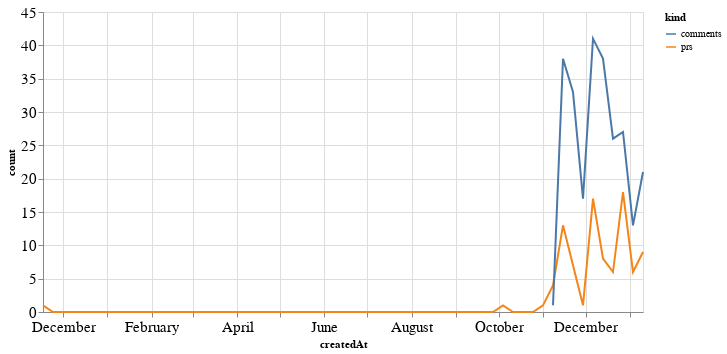

The notebook cell this image was saved under:
### Code cell
alt.Chart(total_time, width=600).mark_line().encode(
    x='createdAt',
    y='count',
    color='kind'
)

### Figure 1 — Vega-Lite specification as saved in the notebook (floating-point values rounded to 4 significant figures)
{"config": {"axisLeft": {"labelFontSize": 15}, "axisBottom": {"labelFontSize": 15}}, "data": {"name": "data-1ec12132703ed3424a2f66e76d62afad"}, "mark": "line", "encoding": {"color": {"type": "nominal", "field": "kind"}, "x": {"type": "temporal", "field": "createdAt"}, "y": {"type": "quantitative", "field": "count"}}, "width": 600, "$schema": "https://vega.github.io/schema/vega-lite/v4.8.1.json", "datasets": {"data-1ec12132703ed3424a2f66e76d62afad": [{"createdAt": "2019-11-17T00:00:00", "kind": "prs", "count": 1.0}, {"createdAt": "2019-11-24T00:00:00", "kind": "prs", "count": 0.0}, {"createdAt": "2019-12-01T00:00:00", "kind": "prs", "count": 0.0}, {"createdAt": "2019-12-08T00:00:00", "kind": "prs", "count": 0.0}, {"createdAt": "2019-12-15T00:00:00", "kind": "prs", "count": 0.0}, {"createdAt": "2019-12-22T00:00:00", "kind": "prs", "count": 0.0}, {"createdAt": "2019-12-29T00:00:00", "kind": "prs", "count": 0.0}, {"createdAt": "2020-01-05T00:00:00", "kind": "prs", "count": 0.0}, {"createdAt": "2020-01-12T00:00:00", "kind": "prs", "count": 0.0}, {"createdAt": "2020-01-19T00:00:00", "kind": "prs", "count": 0.0}, {"createdAt": "2020-01-26T00:00:00", "kind": "prs", "count": 0.0}, {"createdAt": "2020-02-02T00:00:00", "kind": "prs", "count": 0.0}, {"createdAt": "2020-02-09T00:00:00", "kind": "prs", "count": 0.0}, {"createdAt": "2020-02-16T00:00:00", "kind": "prs", "count": 0.0}, {"createdAt": "2020-02-23T00:00:00", "kind": "prs", "count": 0.0}, {"createdAt": "2020-03-01T00:00:00", "kind": "prs", "count": 0.0}, {"createdAt": "2020-03-08T00:00:00", "kind": "prs", "count": 0.0}, {"createdAt": "2020-03-15T00:00:00", "kind": "prs", "count": 0.0}, {"createdAt": "2020-03-22T00:00:00", "kind": "prs", "count": 0.0}, {"createdAt": "2020-03-29T00:00:00", "kind": "prs", "count": 0.0}, {"createdAt": "2020-04-05T00:00:00", "kind": "prs", "count": 0.0}, {"createdAt": "2020-04-12T00:00:00", "kind": "prs", "count": 0.0}, {"createdAt": "2020-04-19T00:00:00", "kind": "prs", "count": 0.0}, {"createdAt": "2020-04-26T00:00:00", "kind": "prs", "count": 0.0}, {"createdAt": "2020-05-03T00:00:00", "kind": "prs", "count": 0.0}, {"createdAt": "2020-05-10T00:00:00", "kind": "prs", "count": 0.0}, {"createdAt": "2020-05-17T00:00:00", "kind": "prs", "count": 0.0}, {"createdAt": "2020-05-24T00:00:00", "kind": "prs", "count": 0.0}, {"createdAt": "2020-05-31T00:00:00", "kind": "prs", "count": 0.0}, {"createdAt": "2020-06-07T00:00:00", "kind": "prs", "count": 0.0}, {"createdAt": "2020-06-14T00:00:00", "kind": "prs", "count": 0.0}, {"createdAt": "2020-06-21T00:00:00", "kind": "prs", "count": 0.0}, {"createdAt": "2020-06-28T00:00:00", "kind": "prs", "count": 0.0}, {"createdAt": "2020-07-05T00:00:00", "kind": "prs", "count": 0.0}, {"createdAt": "2020-07-12T00:00:00", "kind": "prs", "count": 0.0}, {"createdAt": "2020-07-19T00:00:00", "kind": "prs", "count": 0.0}, {"createdAt": "2020-07-26T00:00:00", "kind": "prs", "count": 0.0}, {"createdAt": "2020-08-02T00:00:00", "kind": "prs", "count": 0.0}, {"createdAt": "2020-08-09T00:00:00", "kind": "prs", "count": 0.0}, {"createdAt": "2020-08-16T00:00:00", "kind": "prs", "count": 0.0}, {"createdAt": "2020-08-23T00:00:00", "kind": "prs", "count": 0.0}, {"createdAt": "2020-08-30T00:00:00", "kind": "prs", "count": 0.0}, {"createdAt": "2020-09-06T00:00:00", "kind": "prs", "count": 0.0}, {"createdAt": "2020-09-13T00:00:00", "kind": "prs", "count": 0.0}, {"createdAt": "2020-09-20T00:00:00", "kind": "prs", "count": 0.0}, {"createdAt": "2020-09-27T00:00:00", "kind": "prs", "count": 0.0}, {"createdAt": "2020-10-04T00:00:00", "kind": "prs", "count": 1.0}, {"createdAt": "2020-10-11T00:00:00", "kind": "prs", "count": 0.0}, {"createdAt": "2020-10-18T00:00:00", "kind": "prs", "count": 0.0}, {"createdAt": "2020-10-25T00:00:00", "kind": "prs", "count": 0.0}, {"createdAt": "2020-11-01T00:00:00", "kind": "prs", "count": 1.0}, {"createdAt": "2020-11-08T00:00:00", "kind": "prs", "count": 4.0}, {"createdAt": "2020-11-15T00:00:00", "kind": "prs", "count": 13.0}, {"createdAt": "2020-11-22T00:00:00", "kind": "prs", "count": 7.0}, {"createdAt": "2020-11-29T00:00:00", "kind": "prs", "count": 1.0}, {"createdAt": "2020-12-06T00:00:00", "kind": "prs", "count": 17.0}, {"createdAt": "2020-12-13T00:00:00", "kind": "prs", "count": 8.0}, {"createdAt": "2020-12-20T00:00:00", "kind": "prs", "count": 6.0}, {"createdAt": "2020-12-27T00:00:00", "kind": "prs", "count": 18.0}, {"createdAt": "2021-01-03T00:00:00", "kind": "prs", "count": 6.0}, {"createdAt": "2021-01-10T00:00:00", "kind": "prs", "count": 9.0}, {"createdAt": "2019-11-17T00:00:00", "kind": "comments", "count": null}, {"createdAt": "2019-11-24T00:00:00", "kind": "comments", "count": null}, {"createdAt": "2019-12-01T00:00:00", "kind": "comments", "count": null}, {"createdAt": "2019-12-08T00:00:00", "kind": "comments", "count": null}, {"createdAt": "2019-12-15T00:00:00", "kind": "comments", "count": null}, {"createdAt": "2019-12-22T00:00:00", "kind": "comments", "count": null}, {"createdAt": "2019-12-29T00:00:00", "kind": "comments", "count": null}, {"createdAt": "2020-01-05T00:00:00", "kind": "comments", "count": null}, {"createdAt": "2020-01-12T00:00:00", "kind": "comments", "count": null}, {"createdAt": "2020-01-19T00:00:00", "kind": "comments", "count": null}, {"createdAt": "2020-01-26T00:00:00", "kind": "comments", "count": null}, {"createdAt": "2020-02-02T00:00:00", "kind": "comments", "count": null}, {"createdAt": "2020-02-09T00:00:00", "kind": "comments", "count": null}, {"createdAt": "2020-02-16T00:00:00", "kind": "comments", "count": null}, {"createdAt": "2020-02-23T00:00:00", "kind": "comments", "count": null}, {"createdAt": "2020-03-01T00:00:00", "kind": "comments", "count": null}, {"createdAt": "2020-03-08T00:00:00", "kind": "comments", "count": null}, {"createdAt": "2020-03-15T00:00:00", "kind": "comments", "count": null}, {"createdAt": "2020-03-22T00:00:00", "kind": "comments", "count": null}, {"createdAt": "2020-03-29T00:00:00", "kind": "comments", "count": null}, {"createdAt": "2020-04-05T00:00:00", "kind": "comments", "count": null}, {"createdAt": "2020-04-12T00:00:00", "kind": "comments", "count": null}, {"createdAt": "2020-04-19T00:00:00", "kind": "comments", "count": null}, {"createdAt": "2020-04-26T00:00:00", "kind": "comments", "count": null}, {"createdAt": "2020-05-03T00:00:00", "kind": "comments", "count": null}, {"createdAt": "2020-05-10T00:00:00", "kind": "comments", "count": null}, {"createdAt": "2020-05-17T00:00:00", "kind": "comments", "count": null}, {"createdAt": "2020-05-24T00:00:00", "kind": "comments", "count": null}, {"createdAt": "2020-05-31T00:00:00", "kind": "comments", "count": null}, {"createdAt": "2020-06-07T00:00:00", "kind": "comments", "count": null}, {"createdAt": "2020-06-14T00:00:00", "kind": "comments", "count": null}, {"createdAt": "2020-06-21T00:00:00", "kind": "comments", "count": null}, {"createdAt": "2020-06-28T00:00:00", "kind": "comments", "count": null}, {"createdAt": "2020-07-05T00:00:00", "kind": "comments", "count": null}, {"createdAt": "2020-07-12T00:00:00", "kind": "comments", "count": null}, {"createdAt": "2020-07-19T00:00:00", "kind": "comments", "count": null}, {"createdAt": "2020-07-26T00:00:00", "kind": "comments", "count": null}, {"createdAt": "2020-08-02T00:00:00", "kind": "comments", "count": null}, {"createdAt": "2020-08-09T00:00:00", "kind": "comments", "count": null}, {"createdAt": "2020-08-16T00:00:00", "kind": "comments", "count": null}, {"createdAt": "2020-08-23T00:00:00", "kind": "comments", "count": null}, {"createdAt": "2020-08-30T00:00:00", "kind": "comments", "count": null}, {"createdAt": "2020-09-06T00:00:00", "kind": "comments", "count": null}, {"createdAt": "2020-09-13T00:00:00", "kind": "comments", "count": null}, {"createdAt": "2020-09-20T00:00:00", "kind": "comments", "count": null}, {"createdAt": "2020-09-27T00:00:00", "kind": "comments", "count": null}, {"createdAt": "2020-10-04T00:00:00", "kind": "comments", "count": null}, {"createdAt": "2020-10-11T00:00:00", "kind": "comments", "count": null}, {"createdAt": "2020-10-18T00:00:00", "kind": "comments", "count": null}, {"createdAt": "2020-10-25T00:00:00", "kind": "comments", "count": null}, {"createdAt": "2020-11-01T00:00:00", "kind": "comments", "count": null}, {"createdAt": "2020-11-08T00:00:00", "kind": "comments", "count": 1.0}, {"createdAt": "2020-11-15T00:00:00", "kind": "comments", "count": 38.0}, {"createdAt": "2020-11-22T00:00:00", "kind": "comments", "count": 33.0}, {"createdAt": "2020-11-29T00:00:00", "kind": "comments", "count": 17.0}, {"createdAt": "2020-12-06T00:00:00", "kind": "comments", "count": 41.0}, {"createdAt": "2020-12-13T00:00:00", "kind": "comments", "count": 38.0}, {"createdAt": "2020-12-20T00:00:00", "kind": "comments", "count": 26.0}, {"createdAt": "2020-12-27T00:00:00", "kind": "comments", "count": 27.0}, {"createdAt": "2021-01-03T00:00:00", "kind": "comments", "count": 13.0}, {"createdAt": "2021-01-10T00:00:00", "kind": "comments", "count": 21.0}]}}
